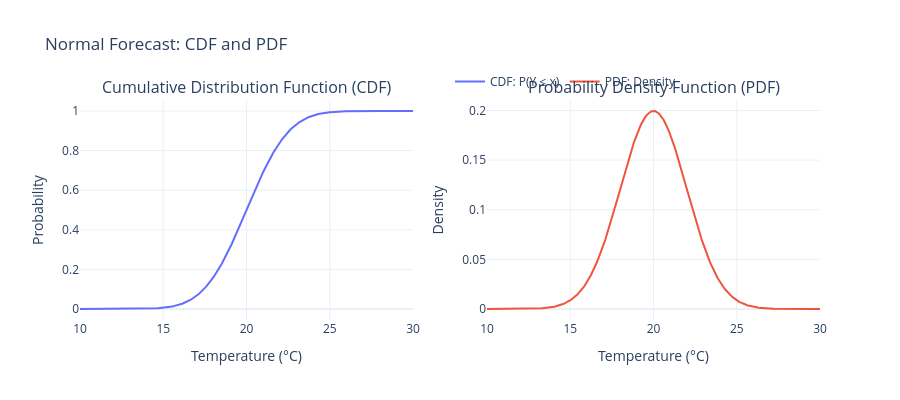

The notebook cell saved with this chart:
### Markdown cell above
### 1.1 Representing Probabilistic Forecasts: CDFs and Quantiles

How do we mathematically represent these predicted distributions? The two most common ways are:

* **Cumulative Distribution Function (CDF)**: The CDF, denoted as $F(x)$, tells us the probability that the random variable $Y$ will take a value less than or equal to $x$.
    $$F(x) = P(Y \le x)$$
    For a continuous variable, this is an integral of the probability density function (PDF). For example, $F(20)$ might be the probability that the temperature is 20°C or less.

* **Quantile Function**: The quantile function, denoted as $F^{-1}(\tau)$, is the inverse of the CDF. It tells us the value $x$ such that the probability of $Y$ being less than or equal to $x$ is $\tau$.
    $$F^{-1}(\tau) = \inf\{x: F(x) \ge \tau\}$$
    Common quantiles include the median ($F^{-1}(0.5)$), the 25th percentile ($F^{-1}(0.25)$), and the 75th percentile ($F^{-1}(0.75)$). For example, if $F^{-1}(0.9) = 25^\circ C$, it means there's a 90% chance the temperature will be 25°C or less.

**Key Considerations**:
While CDFs and quantile functions are mathematically interconvertible, in practice, especially with discretized data, converting between them isn't always straightforward. This choice can impact how we evaluate and combine forecasts.

Let's illustrate with a simple example using Python. We'll consider a forecast that predicts a normal distribution for the temperature.

### Code cell
import numpy as np
import matplotlib.pyplot as plt
from scipy.stats import norm
from plotly.subplots import make_subplots

# Assume our forecast predicts a Normal distribution with mean 20 and std dev 2
forecast_mean = 20
forecast_std = 2
forecast_distribution = norm(loc=forecast_mean, scale=forecast_std)

# --- CDF Visualization ---
x_values = np.linspace(10, 30, 500)
cdf_values = forecast_distribution.cdf(x_values)

import plotly.graph_objs as go

# Create interactive subplots for CDF and PDF
fig = make_subplots(
    rows=1,
    cols=2,
    subplot_titles=(
        "Cumulative Distribution Function (CDF)",
        "Probability Density Function (PDF)",
    ),
)

# CDF plot
fig.add_trace(
    go.Scatter(x=x_values, y=cdf_values, mode="lines", name="CDF: P(Y ≤ x)"),
    row=1,
    col=1,
)

# PDF plot for intuition
pdf_values = forecast_distribution.pdf(x_values)
fig.add_trace(
    go.Scatter(x=x_values, y=pdf_values, mode="lines", name="PDF: Density"),
    row=1,
    col=2,
)

# Update layout for aesthetics
fig.update_xaxes(title_text="Temperature (°C)", row=1, col=1)
fig.update_yaxes(title_text="Probability", row=1, col=1)
fig.update_xaxes(title_text="Temperature (°C)", row=1, col=2)
fig.update_yaxes(title_text="Density", row=1, col=2)
fig.update_layout(
    title_text="Normal Forecast: CDF and PDF",
    legend=dict(x=0.5, y=1.15, orientation="h"),
    height=400,
    width=900,
    template="plotly_white",
)

fig.show()

### Figure 1 — Plotly figure (JSON) as saved in the notebook; plotly's stock layout.template omitted (floating-point values rounded to 4 significant figures; data arrays with more than 128 entries replaced by an {"elided": "..."} marker saying what was removed)
{"data": [{"mode": "lines", "name": "CDF: P(Y ≤ x)", "type": "scatter", "x": {"elided": "500 float values"}, "xaxis": "x", "y": {"elided": "500 float values"}, "yaxis": "y"}, {"mode": "lines", "name": "PDF: Density", "type": "scatter", "x": {"elided": "500 float values"}, "xaxis": "x2", "y": {"elided": "500 float values"}, "yaxis": "y2"}], "layout": {"annotations": [{"font": {"size": 16}, "showarrow": false, "text": "Cumulative Distribution Function (CDF)", "x": 0.225, "xanchor": "center", "xref": "paper", "y": 1, "yanchor": "bottom", "yref": "paper"}, {"font": {"size": 16}, "showarrow": false, "text": "Probability Density Function (PDF)", "x": 0.775, "xanchor": "center", "xref": "paper", "y": 1, "yanchor": "bottom", "yref": "paper"}], "height": 400, "legend": {"orientation": "h", "x": 0.5, "y": 1.15}, "title": {"text": "Normal Forecast: CDF and PDF"}, "width": 900, "xaxis": {"anchor": "y", "domain": [0, 0.45], "title": {"text": "Temperature (°C)"}}, "xaxis2": {"anchor": "y2", "domain": [0.55, 1], "title": {"text": "Temperature (°C)"}}, "yaxis": {"anchor": "x", "domain": [0, 1], "title": {"text": "Probability"}}, "yaxis2": {"anchor": "x2", "domain": [0, 1], "title": {"text": "Density"}}}}
